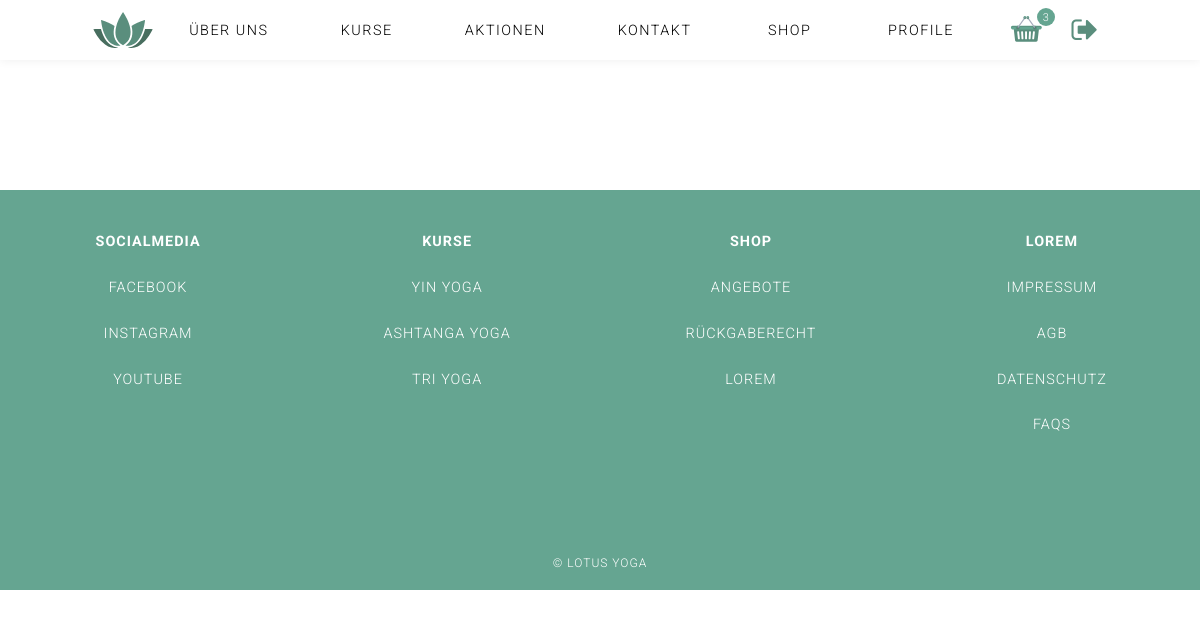
The page /index.php?page=Datenschutz (signed in) on the database as committed earlier.
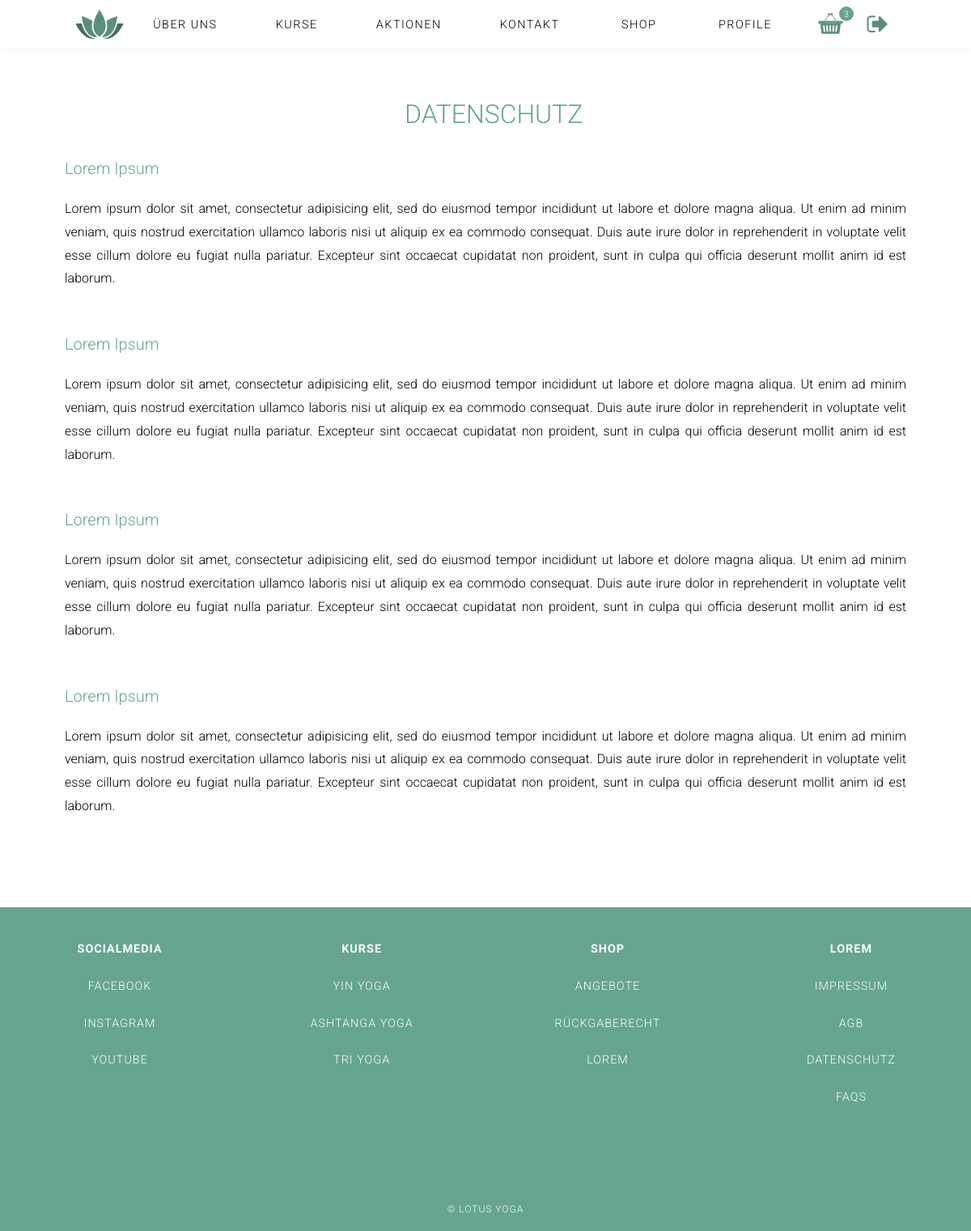
The same page on the database as committed later.
### tables this page shows
CREATE TABLE `contents` (
  `id` int(11) NOT NULL,
  `_name` varchar(1000) NOT NULL,
  `type` varchar(150) NOT NULL,
  `content` varchar(1000) NOT NULL DEFAULT '',
  `sequence` int(11) NOT NULL,
  `is_active` tinyint(1) NOT NULL DEFAULT '1',
  `deleted_at` timestamp NULL DEFAULT NULL
);

### index.php (called while the page is built, shortened)
<?php
$content = ('content/');
include('functions/load_Content.php');
include('header.php');
if( ! isset($_GET['page']) ){
	$page = "home";
}else{
	$page = $_GET['page'];
}
if($page){
	$content .= $page .".php";
}
include($content);
include('footer.php');
?>

### functions/load_Content.php (called while the page is built, shortened)
<?php
function get_specific_content_data($table_name, $where, $equals){
    global $link;
    $sql = "SELECT * FROM " .$table_name. " WHERE ". $where . " = '" . $equals . "' AND deleted_at IS NULL ";
    $res = mysqli_query($link, $sql);
    return $res;
}
function get_ordered_content_data($table_name, $where, $equals, $order_by, $asc_desc){
    global $link;
    $sql = "SELECT * FROM " .$table_name. " WHERE ". $where . " = '" . $equals ."' ORDER BY ".$order_by." ". $asc_desc;
    $res = mysqli_query($link, $sql);
    return $res;
}
$datenschutz = get_specific_content_data('contents', '_name', 'datenschutz');
$footer = get_ordered_content_data('contents', '_name', 'footer', 'sequence', 'asc');
?>

### content/datenschutz.php (the view)
<section class="content-wrapper footer-content">
    <?php
  		while( $row = mysqli_fetch_assoc($datenschutz) ){
  			if($row['type'] == 'headline'){
  				echo '<h2>'.$row["content"].'</h2>';
  			}elseif($row['type'] == 'subheadline'){
            echo '<h3>'.$row["content"].'</h3>';
        }else{
            echo '<p>'.$row["content"].'</p>';
        }
      }
    ?>
</section>

### footer.php (shortened to what this page needs)
  <footer class="footer_main">
    <section class="links_footer" >
<?php
    $cnt = 0;
    while( $row = mysqli_fetch_assoc($footer) ){
      if($row['type'] == 'subheadline'){
          if($cnt != 0){
            echo '</ul>';
          }
          echo '<ul><li><h4>'.$row["content"].'</h4></li>';
      }else{
          echo '<li><a href="'.$row["content"].'">'.$row["type"].'</a>';
      }
      $cnt++;
    }
    ?>
    </section>
    <small class="copyright">
      &copy; Lotus Yoga
    </small>
  </footer>
</body>
</html>

Rows that differ between the two databases and show on the page:
added contents: content "DATENSCHUTZ"
added contents: content "Lorem Ipsum"
added contents: content "Lorem ipsum dolor sit amet, consectetur adipisicing elit, sed do eiusmod tempor incididunt ut labore et dolore magna aliqua. Ut enim ad minim veniam, quis nostrud exercitation ullamco laboris nisi ut aliquip ex ea commodo consequat. Duis aute irure dolor in reprehenderit in voluptate velit esse cillum dolore eu fugiat nulla pariatur. Excepteur sint occaecat cupidatat non proident, sunt in culpa qui officia deserunt mollit anim id est laborum."
added contents: content "Lorem Ipsum"
added contents: content "Lorem ipsum dolor sit amet, consectetur adipisicing elit, sed do eiusmod tempor incididunt ut labore et dolore magna aliqua. Ut enim ad minim veniam, quis nostrud exercitation ullamco laboris nisi ut aliquip ex ea commodo consequat. Duis aute irure dolor in reprehenderit in voluptate velit esse cillum dolore eu fugiat nulla pariatur. Excepteur sint occaecat cupidatat non proident, sunt in culpa qui officia deserunt mollit anim id est laborum."
added contents: content "Lorem Ipsum"
added contents: content "Lorem ipsum dolor sit amet, consectetur adipisicing elit, sed do eiusmod tempor incididunt ut labore et dolore magna aliqua. Ut enim ad minim veniam, quis nostrud exercitation ullamco laboris nisi ut aliquip ex ea commodo consequat. Duis aute irure dolor in reprehenderit in voluptate velit esse cillum dolore eu fugiat nulla pariatur. Excepteur sint occaecat cupidatat non proident, sunt in culpa qui officia deserunt mollit anim id est laborum."
added contents: content "Lorem Ipsum"
added contents: content "Lorem ipsum dolor sit amet, consectetur adipisicing elit, sed do eiusmod tempor incididunt ut labore et dolore magna aliqua. Ut enim ad minim veniam, quis nostrud exercitation ullamco laboris nisi ut aliquip ex ea commodo consequat. Duis aute irure dolor in reprehenderit in voluptate velit esse cillum dolore eu fugiat nulla pariatur. Excepteur sint occaecat cupidatat non proident, sunt in culpa qui officia deserunt mollit anim id est laborum."
